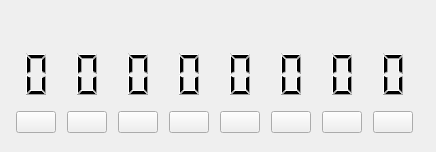
<?xml version="1.0" encoding="UTF-8"?>
<ui version="4.0">
 <class>MainWindow</class>
 <widget class="QMainWindow" name="MainWindow">
  <property name="windowModality">
   <enum>Qt::WindowModal</enum>
  </property>
  <property name="geometry">
   <rect>
    <x>0</x>
    <y>0</y>
    <width>436</width>
    <height>152</height>
   </rect>
  </property>
  <property name="windowTitle">
   <string>Binary Counter</string>
  </property>
  <widget class="QWidget" name="centralWidget">
   <layout class="QGridLayout" name="gridLayout">
    <item row="1" column="9">
     <widget class="QLCDNumber" name="bit_1_lcd">
      <property name="maximumSize">
       <size>
        <width>40</width>
        <height>50</height>
       </size>
      </property>
      <property name="frameShape">
       <enum>QFrame::NoFrame</enum>
      </property>
      <property name="digitCount">
       <number>1</number>
      </property>
     </widget>
    </item>
    <item row="1" column="3">
     <widget class="QLCDNumber" name="bit_16_lcd">
      <property name="maximumSize">
       <size>
        <width>40</width>
        <height>50</height>
       </size>
      </property>
      <property name="frameShape">
       <enum>QFrame::NoFrame</enum>
      </property>
      <property name="digitCount">
       <number>1</number>
      </property>
     </widget>
    </item>
    <item row="2" column="7">
     <widget class="QPushButton" name="bit_2_button">
      <property name="maximumSize">
       <size>
        <width>40</width>
        <height>16777215</height>
       </size>
      </property>
      <property name="text">
       <string/>
      </property>
     </widget>
    </item>
    <item row="1" column="7">
     <widget class="QLCDNumber" name="bit_2_lcd">
      <property name="maximumSize">
       <size>
        <width>40</width>
        <height>50</height>
       </size>
      </property>
      <property name="frameShape">
       <enum>QFrame::NoFrame</enum>
      </property>
      <property name="digitCount">
       <number>1</number>
      </property>
     </widget>
    </item>
    <item row="2" column="0">
     <widget class="QPushButton" name="bit_128_button">
      <property name="maximumSize">
       <size>
        <width>40</width>
        <height>16777215</height>
       </size>
      </property>
      <property name="text">
       <string/>
      </property>
     </widget>
    </item>
    <item row="2" column="9">
     <widget class="QPushButton" name="bit_1_button">
      <property name="maximumSize">
       <size>
        <width>40</width>
        <height>16777215</height>
       </size>
      </property>
      <property name="text">
       <string/>
      </property>
     </widget>
    </item>
    <item row="2" column="2">
     <widget class="QPushButton" name="bit_32_button">
      <property name="maximumSize">
       <size>
        <width>40</width>
        <height>16777215</height>
       </size>
      </property>
      <property name="text">
       <string/>
      </property>
     </widget>
    </item>
    <item row="2" column="1">
     <widget class="QPushButton" name="bit_64_button">
      <property name="maximumSize">
       <size>
        <width>40</width>
        <height>16777215</height>
       </size>
      </property>
      <property name="text">
       <string/>
      </property>
     </widget>
    </item>
    <item row="1" column="4">
     <widget class="QLCDNumber" name="bit_8_lcd">
      <property name="maximumSize">
       <size>
        <width>40</width>
        <height>50</height>
       </size>
      </property>
      <property name="frameShape">
       <enum>QFrame::NoFrame</enum>
      </property>
      <property name="digitCount">
       <number>1</number>
      </property>
     </widget>
    </item>
    <item row="1" column="0">
     <widget class="QLCDNumber" name="bit_128_lcd">
      <property name="maximumSize">
       <size>
        <width>40</width>
        <height>50</height>
       </size>
      </property>
      <property name="frameShape">
       <enum>QFrame::NoFrame</enum>
      </property>
      <property name="digitCount">
       <number>1</number>
      </property>
     </widget>
    </item>
    <item row="2" column="3">
     <widget class="QPushButton" name="bit_16_button">
      <property name="maximumSize">
       <size>
        <width>40</width>
        <height>16777215</height>
       </size>
      </property>
      <property name="text">
       <string/>
      </property>
     </widget>
    </item>
    <item row="1" column="1">
     <widget class="QLCDNumber" name="bit_64_lcd">
      <property name="maximumSize">
       <size>
        <width>40</width>
        <height>50</height>
       </size>
      </property>
      <property name="frameShape">
       <enum>QFrame::NoFrame</enum>
      </property>
      <property name="digitCount">
       <number>1</number>
      </property>
     </widget>
    </item>
    <item row="1" column="2">
     <widget class="QLCDNumber" name="bit_32_lcd">
      <property name="maximumSize">
       <size>
        <width>40</width>
        <height>50</height>
       </size>
      </property>
      <property name="frameShape">
       <enum>QFrame::NoFrame</enum>
      </property>
      <property name="digitCount">
       <number>1</number>
      </property>
     </widget>
    </item>
    <item row="1" column="5">
     <widget class="QLCDNumber" name="bit_4_lcd">
      <property name="maximumSize">
       <size>
        <width>40</width>
        <height>50</height>
       </size>
      </property>
      <property name="frameShape">
       <enum>QFrame::NoFrame</enum>
      </property>
      <property name="digitCount">
       <number>1</number>
      </property>
     </widget>
    </item>
    <item row="2" column="5">
     <widget class="QPushButton" name="bit_4_button">
      <property name="maximumSize">
       <size>
        <width>40</width>
        <height>16777215</height>
       </size>
      </property>
      <property name="text">
       <string/>
      </property>
     </widget>
    </item>
    <item row="2" column="4">
     <widget class="QPushButton" name="bit_8_button">
      <property name="maximumSize">
       <size>
        <width>40</width>
        <height>16777215</height>
       </size>
      </property>
      <property name="text">
       <string/>
      </property>
     </widget>
    </item>
    <item row="0" column="0">
     <widget class="QLabel" name="binary_output_label">
      <property name="maximumSize">
       <size>
        <width>16777215</width>
        <height>20</height>
       </size>
      </property>
      <property name="text">
       <string/>
      </property>
     </widget>
    </item>
   </layout>
  </widget>
 </widget>
 <layoutdefault spacing="6" margin="11"/>
 <resources/>
 <connections/>
</ui>
